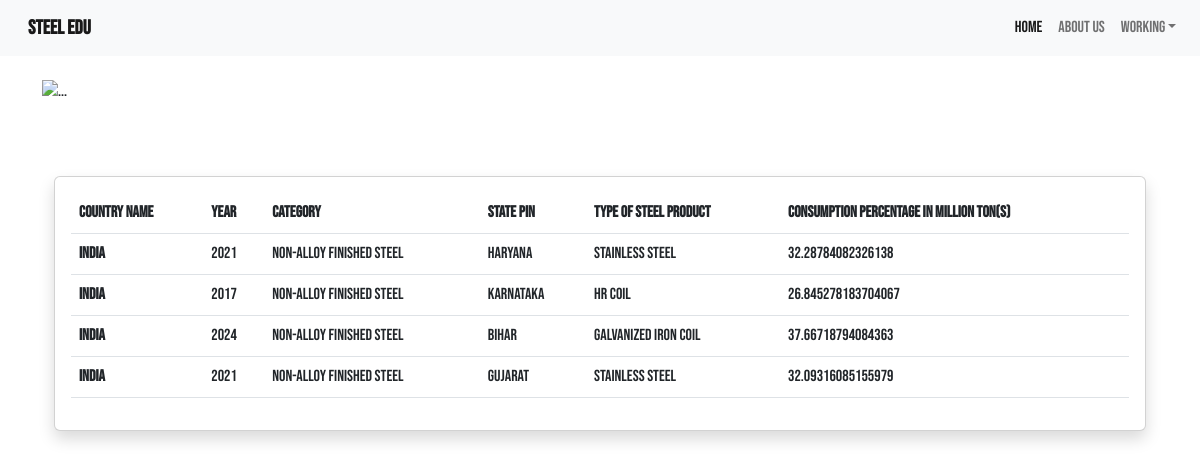
Screenshot of /database/ with the database file from the repository.
### dashboard/models.py (models this page shows, shortened)
class Data(models.Model):
    country = models.PositiveIntegerField(choices=COUNTRYNAME, null=True)
    year = models.PositiveIntegerField(validators=[MinValueValidator(2017), MaxValueValidator(2026)], null = True)
    category = models.PositiveIntegerField(choices=CATEGORIES, null=True)
    state = models.PositiveIntegerField(choices=STATES, null=True)
    type = models.PositiveIntegerField(choices=STEELTYPE, null=True)
    consumption = models.FloatField(null= True, blank = True)
    date = models.DateTimeField(auto_now_add=True)
    class Meta:
       ordering = ['-date']

### dashboard/views.py (the view)
# urls.py: path("database/", views.prediction, name='dashboard-prediction'),
def prediction(request):
    predicted_consumption = Data.objects.all()
    context = {
        'predicted_consumption' : predicted_consumption
    }
    return render(request, 'prediction.html', context)

### templates/prediction.html (shortened to what this page needs)
{% extends 'base.html' %}
{% block body %}
<head>
      <link rel="stylesheet" href="static/style.css">
<link rel="stylesheet" href="https://cdn.jsdelivr.net/npm/@fortawesome/fontawesome-free@6.1.1/css/fontawesome.min.css">
</head>
<div class="container">
<img src="https://source.unsplash.com/1200x400/?measurement" class="img-fluid my-4" alt="...">
<br>
<br>
<div class="container">
    <div class="row mt-4">
        <div class="col-md-12 offset-md-2">
            <div class="card shadow">
                <div class="card-body">
                    <table class="table">
                        <thead>
                          <tr>
                            <th scope="col">Country Name</th>
                            <th scope="col">Year</th>
                            <th scope="col">Category</th>
                            <th scope="col">State Pin</th>
                            <th scope="col">Type of steel product</th>
                            <th scope="col">Consumption Percentage in Million Ton(s)</th>
                          </tr>
                        </thead>
                        <tbody>
                          {% for data in predicted_consumption %}
                          <tr>
                            <th scope="row">{%if data.country %}INDIA {%endif %}</th>
                            <td>{{data.year}}</td>
                            <td>{%if data.category %} Non-Alloy Finished Steel{%endif%}</td>
                            <td>
                              {% if data.state == 5 %}Bihar{%endif%}
                              {% if data.state == 8 %}Gujarat{%endif%}
                              {% if data.state == 9 %}Haryana{%endif%}
                              {% if data.state == 12 %}Karnataka{%endif%}
                            </td>
                            <td>
                              {% if data.type == 1 %}Stainless Steel{%endif%}
                              {% if data.type == 2 %}HR Coil{%endif%}
                              {% if data.type == 3 %}Galvanized Iron Coil{%endif%}
                            </td>
                            <td>{{data.consumption}}</td>
                          </tr>
                          {% endfor %}
                        </tbody>
                      </table>
                </div>
            </div>
        </div>
    </div>
</div>
</div>
{%endblock body%}

### templates/base.html (shortened to what this page needs)
{%load static%}
<!DOCTYPE html>
<html lang = "en">
<head>
    <link rel="stylesheet" href="https://cdn.jsdelivr.net/npm/bootstrap@5.2.0-beta1/dist/css/bootstrap.rtl.min.css">
  </head>
  <body>
    <nav class="navbar navbar-expand-lg bg-light">
      <div class="container-fluid">
        <a class="navbar-brand" href="#"><b>STEEL EDU</b></a>
        <div class="collapse navbar-collapse" id="navbarSupportedContent">
          <ul class="navbar-nav me-auto mb-2 mb-lg-0">
            <li class="nav-item">
              <a class="nav-link active" aria-current="page" href="{% url 'dashboard-home' %}">Home</a>
            </li>
            <li class="nav-item">
              <a class="nav-link" href="{% url 'dashboard-about' %}">About us</a>
            </li>
            <li class="nav-item dropdown">
              <a class="nav-link dropdown-toggle" href="#" id="navbarDropdown" role="button" data-bs-toggle="dropdown" aria-expanded="false">
                Working
              </a>
            </li>
          </ul>
        </div>
      </div>
    </nav>
    {% block body %} {% endblock body %}
  </body>
</html>

### static/style.css (style rules this page uses)
* { margin: 0; padding: 0; font-family: 'Bebas Neue', cursive; }
nav { display: fles; padding: 2% 6%; justify-content: space-between; align-items: center; }
.row { margin-top: 5%; display: flex; }

### rows the page displays
Data: country "INDIA", year "2021", category "Non-Alloy Finished Steel", state "Haryana", type "Stainless Steel", consumption "32.28784082326138"
Data: country "INDIA", year "2017", category "Non-Alloy Finished Steel", state "Karnataka", type "HR Coil", consumption "26.845278183704067"
Data: country "INDIA", year "2024", category "Non-Alloy Finished Steel", state "Bihar", type "Galvanized Iron Coil", consumption "37.66718794084363"
Data: country "INDIA", year "2021", category "Non-Alloy Finished Steel", state "Gujarat", type "Stainless Steel", consumption "32.09316085155979"
